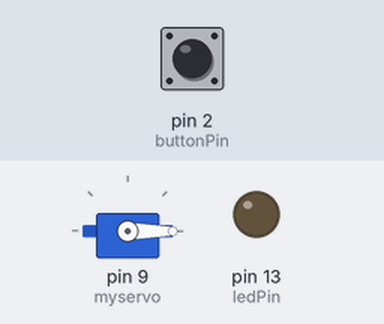
Recording of a sketch running on a simulated Arduino Uno, built with avr-gcc and run on an emulated ATmega328P. Parts: servo, output pins drawn as LEDs (lit = HIGH). The inputs (shaded band) are chosen by the test bench; at power-on: pin 2 (buttonPin) LOW.

Above: at 9.02 s.
18.1 s: pin 2 (buttonPin) pulled HIGH for 3 s
At 19.13 s:
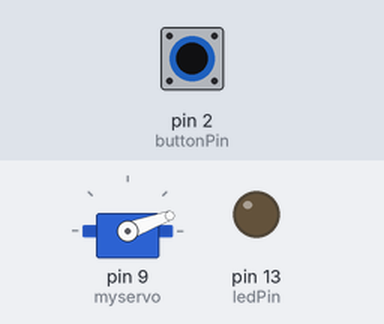
At 27.25 s:
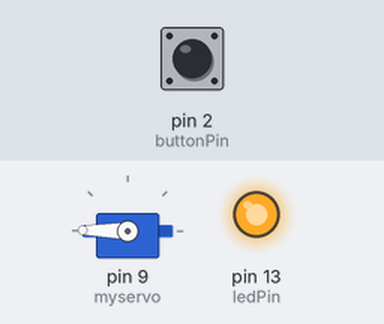
Timing chart, 0 to 42.1 s (numbered marks = the images above; inputs shaded):
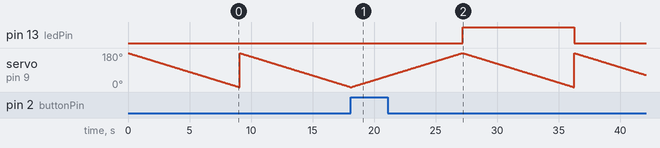

The sketch:

Servo_Codee.ino
```cpp
#include <Servo.h>

Servo myservo;  // create servo object to control a servo,can get to eight
int pos = 0;    // variable to store the servo position

const int buttonPin = 2;     // the number of the pushbutton pin
const int ledPin =  13;      // the number of the LED pin

// variables will change:
int buttonState = 0;

void setup() {
  Serial.begin(9600);
  myservo.attach(9);  // attaches the servo on pin 9 to the servo object
  // initialize the LED pin as an output:
  pinMode(ledPin, OUTPUT);
  // initialize the pushbutton pin as an input:
  pinMode(buttonPin, INPUT);
}

void loop() {
   // read the state of the pushbutton value:
  buttonState = digitalRead(buttonPin);
  if (buttonState == HIGH) {
    // turn LED on:
    opens();
    digitalWrite(ledPin, HIGH);
  }


if(buttonState == LOW){
  closes();
  digitalWrite(ledPin, LOW);
}

}

void opens(){
   for (pos = 0; pos <= 180; pos += 1) { // goes from 0 degrees to 180 degrees
    // in steps of 1 degree
    myservo.write(pos);
    delay(50);                       // waits 15ms for the servo to reach the position
  }
  }
  void closes(){
    for (pos = 180; pos >= 0; pos -= 1) { // goes from 180 degrees to 0 degrees
    myservo.write(pos);
    delay(50);                       // waits 15ms for the servo to reach the position
  }
    }
```

Measured:
- after the input at 18.1 s, pin 13 (ledPin): LOW → HIGH after 9.1 s, → LOW 9.1 s later
